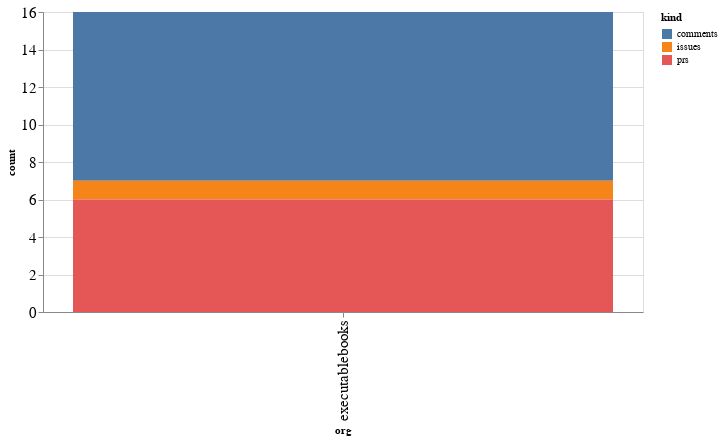

The cell this chart's notebook holds for it:
### Code cell
alt.Chart(org_summaries, width=600).mark_bar().encode(
    x='org',
    y='count',
    color='kind',
    tooltip="org"
)

### Figure 1 — Vega-Lite specification as saved in the notebook (floating-point values rounded to 4 significant figures)
{"config": {"axisLeft": {"labelFontSize": 15}, "axisBottom": {"labelFontSize": 15}}, "data": {"name": "data-bbef7bff251a8ad307f1f0eb0414668e"}, "mark": "bar", "encoding": {"color": {"type": "nominal", "field": "kind"}, "tooltip": {"type": "nominal", "field": "org"}, "x": {"type": "nominal", "field": "org"}, "y": {"type": "quantitative", "field": "count"}}, "width": 600, "$schema": "https://vega.github.io/schema/vega-lite/v4.8.1.json", "datasets": {"data-bbef7bff251a8ad307f1f0eb0414668e": [{"org": "executablebooks", "kind": "comments", "count": 9}, {"org": "executablebooks", "kind": "issues", "count": 1}, {"org": "executablebooks", "kind": "prs", "count": 6}]}}
